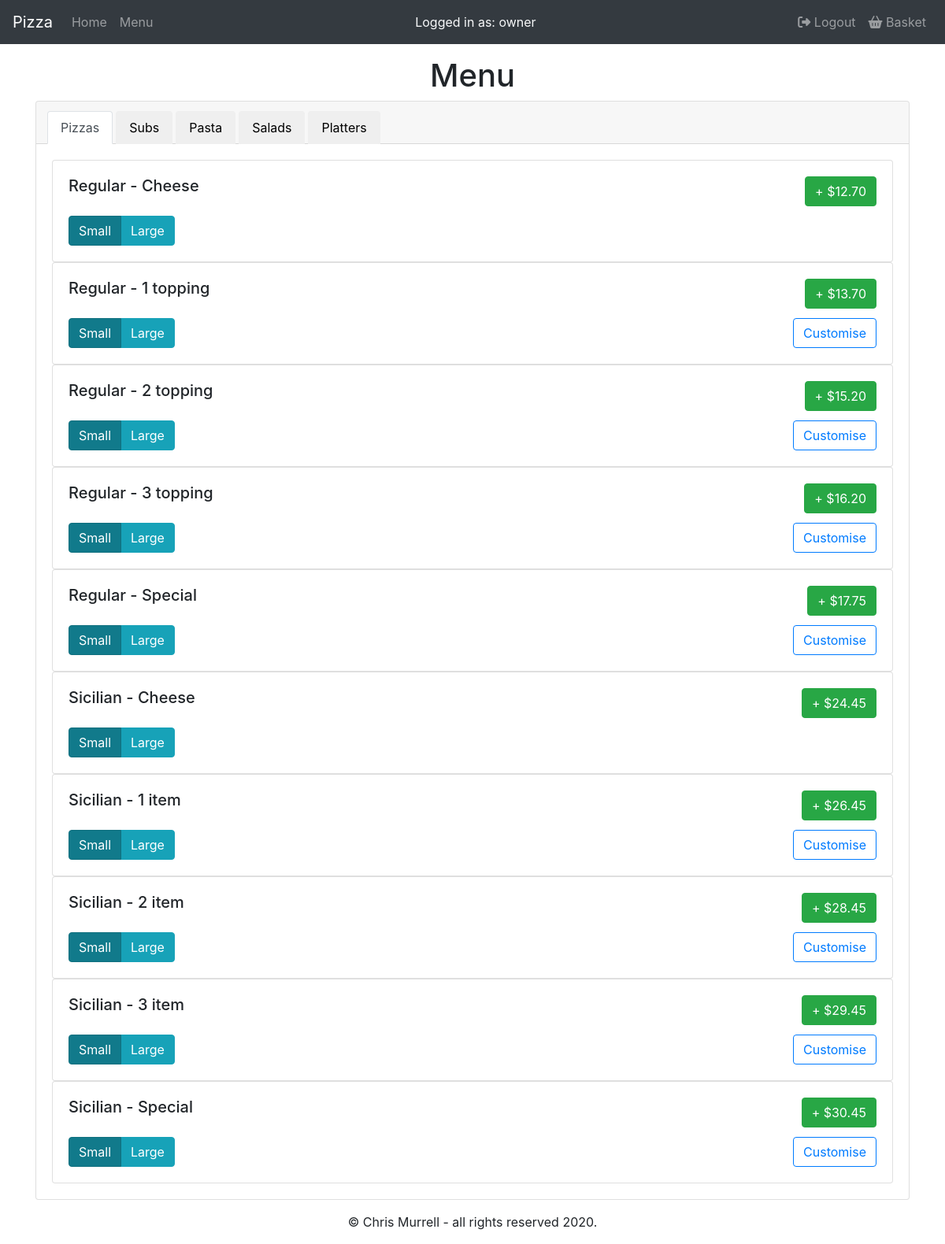
/menu (signed in), run on the app's committed database.
### orders/models.py (models this page shows, shortened)
class Pizza(models.Model):
    typ = models.CharField(max_length=10)
    category = models.CharField(max_length=10)
    smPrice = models.DecimalField(max_digits=4, decimal_places=2, default=00.00)
    lgPrice = models.DecimalField(max_digits=4, decimal_places=2, default=00.00)
    numTop = models.IntegerField(default=0)

### orders/views.py (the view)
# urls.py: path("menu", views.menu, name="menu"),
def menu(request):
    if request.user.is_authenticated:
        if request.method == 'GET':
            it = Pizza.objects.all()
            for row in it:
                num = row.numTop
                row.num = range(1, (num+1))
            context = {
                "user": request.user,
                "pizza": it,
                "toppings": Toppings.objects.all(),
                "subs": Sub.objects.all(),
                "extras": Extras.objects.all(),
                "pasta": Pasta.objects.all(),
                "salads": Salad.objects.all(),
                "platters": Platter.objects.all()
            }
            return render(request, "orders/menu.html", context)
    else:
        return render(request, "orders/menu.html")

### orders/models.py (called while the page is built)
    def __str__(self):
        return f"{self.typ}"

    def __str__(self):
        return f"{self.typ}"

### orders/Templates/orders/menu.html (shortened to what this page needs)
{% extends "orders/base.html" %}
{% load static %}
{% block main %}
<h1>Menu</h1>
<div class="card text-center">
    <div class="card-header">
        <ul class="nav nav-tabs card-header-tabs">
            <li class="nav-item ml-1">
                <button class="nav-link active" id="pizzas">Pizzas</button>
            </li>
            <li class="nav-item ml-1">
                <button class="nav-link" id="subs">Subs</button>
            </li>
            <li class="nav-item ml-1">
                <button class="nav-link" id="pasta">Pasta</button>
            </li>
            <li class="nav-item ml-1">
                <button class="nav-link" id="salads">Salads</button>
            </li>
            <li class="nav-item ml-1">
                <button class="nav-link" id="platters">Platters</button>
            </li>
        </ul>
    </div>
    <div class="card-body" id="pizzaBody">
        {% for row in pizza %}
        <div class="card text-left">
            <div class="card-body">
                <h5 class="card-title">
                    <div class="row">
                        <div class="col">
                            {{ row.typ }} - {{ row.category }}
                        </div>
                        <div class="col text-right">
                            {% if row.smPrice != 0.00 and row.lgPrice != 0.00 %}
                            <button type="submit" class="btn btn-success smplace" id="pizsmplace{{ row.id }}"
                                name="pizsmplace" value="{{ row.smPrice }}" data-ident="{{ row.id }}"
                                data-typ="{{ row.typ }}" data-cat="{{ row.category }}">
                                &plus; ${{ row.smPrice }}
                            </button>
                            {% elif row.smPrice == 0.00 and row.lgPrice != 0.00 %}
                            <button type="submit" class="btn btn-warning lgplace" id="pizlgplace{{ row.id }}"
                                name="pizlgplace" value="{{ row.lgPrice }}" data-ident="{{ row.id }}"
                                data-typ="{{ row.typ }}" data-cat="{{ row.category }}">
                                &plus; ${{ row.lgPrice }}
                            </button>
                            {% elif row.smPrice != 0.00 and row.lgPrice == 0.00 %}
                            <button type="submit" class="btn btn-success smplace" id="pizsmplace{{ row.id }}"
                                name="pizsmplace" value="{{ row.smPrice }}" data-ident="{{ row.id }}"
                                data-typ="{{ row.typ }}" data-cat="{{ row.category }}">
                                &plus; ${{ row.smPrice }}
                            </button>
                            {% else %}
                            <button type="submit" class="btn btn-danger smplace disabled" id="pizsmplace{{ row.id }}"
                                name="pizsmplace" value="{{ row.smPrice }}" data-ident="{{ row.id }}"
                                data-typ="{{ row.typ }}" data-cat="{{ row.category }}" disabled>
                                Currently Unavailable.
                            </button>
                            {% endif %}
                        </div>
                    </div>
                </h5>
                <div class="row">
                    <div class="col">
                        <div class="btn-group btn-group-toggle" data-toggle="buttons">
                            <label class="btn btn-info active">
                                    checked>Small
                            </label>
                            <label class="btn btn-info">
                                    data-row="{{ row.id }}">Large
                            </label>
                        </div>
                    </div>
                    {% if row.numTop > 0 %}
                    <div class="col text-right">
                        <button type="button" class="btn btn-outline-primary" data-toggle="collapse"
                            data-target="#tops{{ row.id }}" aria-controls="list-group"
                            aria-expanded="false">Customise</button>
                    </div>
                    {% endif %}
                </div>
            </div>
        </div>
        {% endfor %}
    </div>
</div>
{% endblock %}

### orders/Templates/orders/base.html (shortened to what this page needs)
{% load static %}
<!doctype html>
<html lang="en">
<head>
    <link rel="stylesheet" href="{% static 'orders/styles.css' %}">
    <link rel="stylesheet" href="https://stackpath.bootstrapcdn.com/bootstrap/4.4.1/css/bootstrap.min.css"
>
</head>
<body>
    <nav class="navbar navbar-expand-lg navbar-dark bg-dark">
        <a class="navbar-brand" href="{% url 'home' %}">Pizza</a>
        <div class="collapse navbar-collapse" id="navbar">
            {% if request.user.is_authenticated %}
            <div class="navbar-nav mr-auto">
                <a class="nav-item nav-link" href="{% url 'home' %}">Home</a>
                <a class="nav-item nav-link" href="{% url 'menu' %}">Menu</a>
            </div>
            <div class="navbar-nav text-center text-light">
                Logged in as: {{ user.username }}
            </div>
            <div class="navbar-nav ml-auto">
                <a class="nav-item nav-link" href="{% url 'logout' %}"><i class="fas fa-sign-out-alt"></i> Logout</a>
                <a class="nav-item nav-link" href="{% url 'basket' %}"><i class="fas fa-shopping-basket"></i> Basket</a>
            </div>
            {% else %}
            <div class="navbar-nav ml-auto">
                <a class="nav-item nav-link" href="{% url 'register' %}">Register</a>
                <a class="nav-item nav-link" href="{% url 'login' %}">Login</a>
            </div>
            {% endif %}
        </div>
    </nav>
    <div class="container mt-3 mb-3">
        {% block main %}{% endblock %}
    </div>
    <footer>
        <div class="muted text-center">
            <p>&copy; Chris Murrell - all rights reserved 2020.</p>
        </div>
    </footer>
</body>
</html>

### orders/static/orders/styles.css (style rules this page uses)
h1 { text-align: center; }

### data on the page
Pizza: typ "Regular", category "Cheese", smPrice "12.70"
Pizza: typ "Regular", category "1 topping", smPrice "13.70"
Pizza: typ "Regular", category "2 topping", smPrice "15.20"
Pizza: typ "Regular", category "3 topping", smPrice "16.20"
Pizza: typ "Regular", category "Special", smPrice "17.75"
Pizza: typ "Sicilian", category "Cheese", smPrice "24.45"
Pizza: typ "Sicilian", category "1 item", smPrice "26.45"
Pizza: typ "Sicilian", category "2 item", smPrice "28.45"
Pizza: typ "Sicilian", category "3 item", smPrice "29.45"
Pizza: typ "Sicilian", category "Special", smPrice "30.45"

### other printed values
{{ user.username }} "owner"
